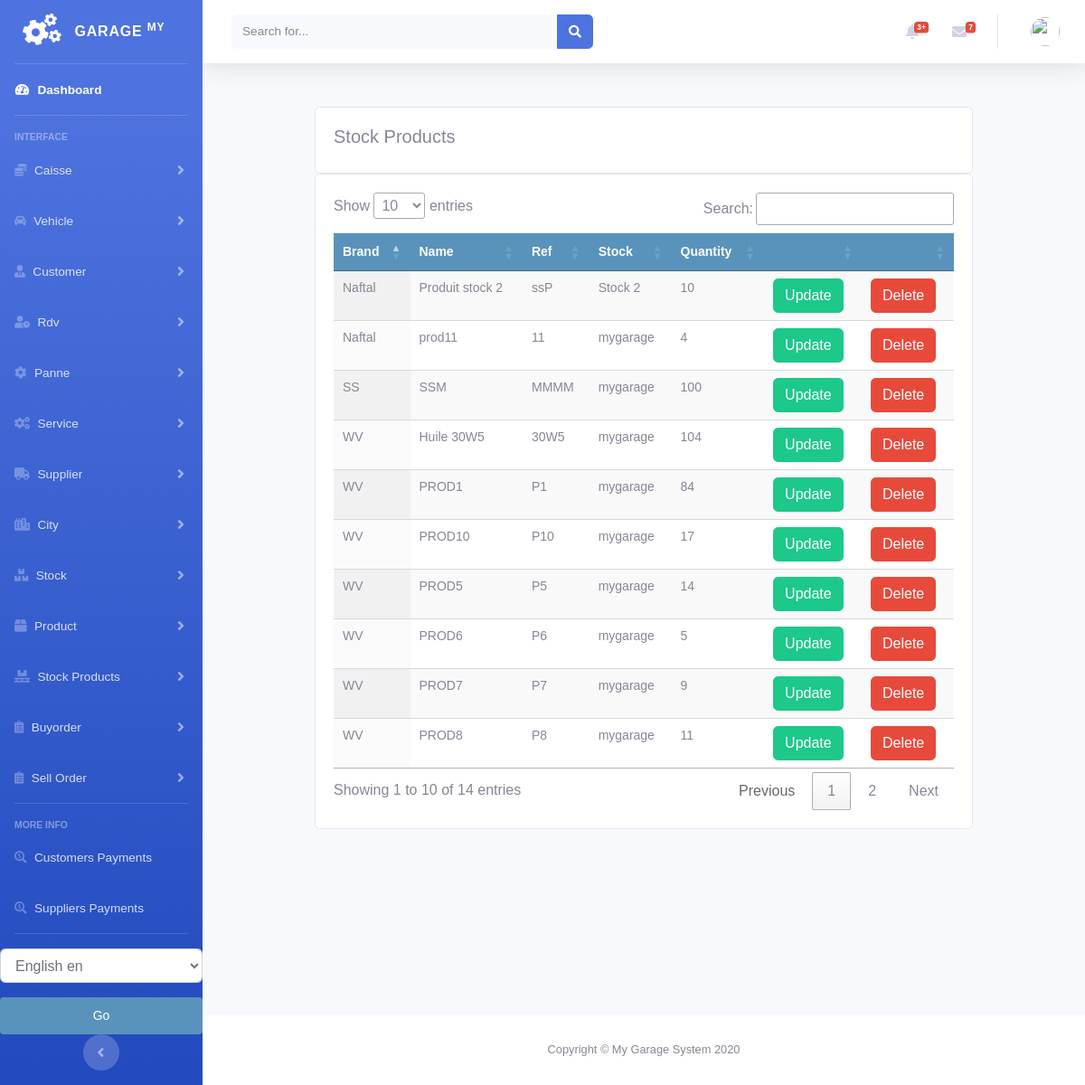
Page /stock/all_stockproduct_list on the earlier database version.
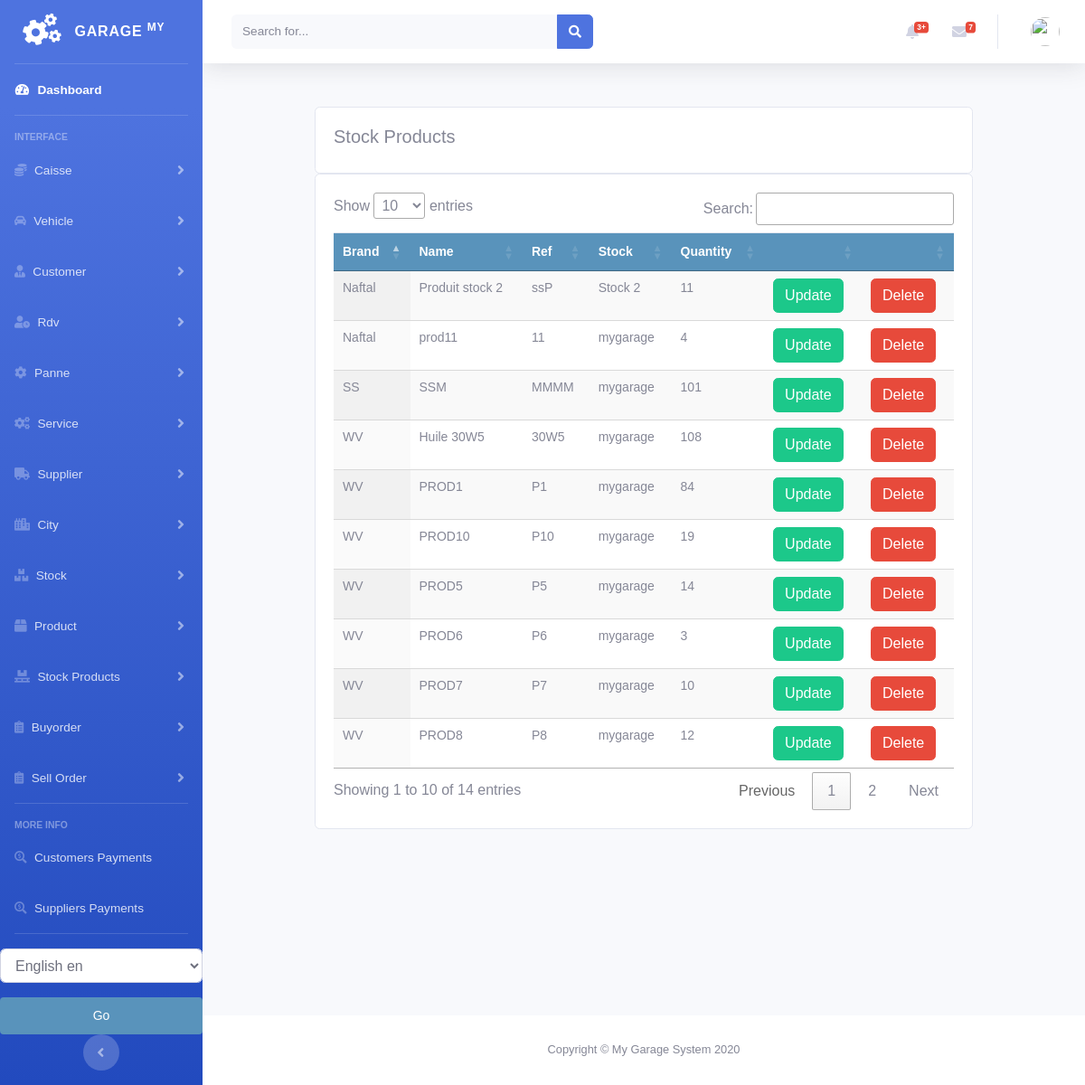
Same page on the later database version.
### stock/models.py (models this page shows, shortened)
class StockProduct(models.Model):
    product = models.ForeignKey(Product, null=True, on_delete=models.CASCADE)
    quantity = models.PositiveIntegerField(default=1)
    stock = models.ForeignKey(Stock, null=True, on_delete=models.CASCADE)
    class Meta:
        ordering = ('product',)
        verbose_name = 'stockproduct'
        verbose_name_plural = 'stockproducts'

class Stock(models.Model):
    name = models.CharField(max_length=250, null=True)
    class Meta:
        ordering = ('name',)
        verbose_name = 'stock'
        verbose_name_plural = 'stocks'
    def __str__(self):
        return self.name

### product/models.py (models this page shows, shortened)
class Product(models.Model):
    brand = models.CharField(max_length=250, null=True)
    name = models.CharField(max_length=250, null=True)
    ref = models.CharField(max_length=250, null=True)
    desc = models.CharField(max_length=250, null=True)
    image = models.ImageField(upload_to='products/%Y/%m/%d', blank=True, )
    buyprice = models.DecimalField(max_digits=10, null=True, decimal_places=2, default=0)
    sellprice = models.DecimalField(max_digits=10, null=True, decimal_places=2, default=0)
    alert_quantity = models.PositiveIntegerField(default=1, blank=True, null=True)
    stock = models.ForeignKey('stock.Stock', blank=True, null=True, on_delete=models.CASCADE)
    class Meta:
        ordering = ('name',)
        verbose_name = 'product'
        verbose_name_plural = 'products'

### stock/views.py (the view)
# urls.py: path('all_stockproduct_list', views.all_stockproduct_list, name='all_stockproduct_list'),
def all_stockproduct_list(request):
    stockproducts = StockProduct.objects.all().filter(quantity__gt=0)
    categories = Category.objects.all()
    context = {
        'categories': categories,
        'stockproducts': stockproducts,
    }
    return render(request, 'stockproduct/all_list_stockproduct.html', context)

### stock/templates/stockproduct/all_list_stockproduct.html (shortened to what this page needs)
{% extends 'home.html' %}
{% load static %}
{% load i18n %}
{% block content %}
<br>
<div class="container">
    <div class="row">
    <div class="col-md">
        <div class="card card-body">
            <h5>{% trans "Stock Products" %}</h5>
        </div>
        <div class="card card-body">
            <table id="table_id" class=" table display text-center">
              <thead>
              <tr>
                    <th>{% trans "Brand" %}</th>
                    <th>{% trans "Name" %}</th>
                    <th>{% trans "Ref" %}</th>
                    <th>{% trans "Stock" %}</th>
                    <th>{% trans "Quantity" %}</th>
                    <th></th>
                    <th></th>
                </tr>
              </thead>
                <tbody>
                {% for prod in stockproducts %}
                <tr>
                    <td>
                       {{prod.product.brand}}
                   </td>
                    <td>
                       {{prod.product.name}}
                   </td>
                    <td>
                       {{prod.product.ref}}
                   </td>
                    <td>
                       {{prod.stock}}
                   </td>
                    <td>
                       {{prod.quantity}}
                   </td>
                    <td>
                        <a class="btn btn-success " href="{% url 'stock:update_stockproduct' prod.id %}">{% trans "Update" %}</a>
                    </td>
                    <td>
                        <a class="btn btn-danger " href="{% url 'stock:delete_stockproduct' prod.id %}">{% trans "Delete" %}</a>
                    </td>
                </tr>
                {% endfor %}
                </tbody>
            </table>
        </div>
    </div>
</div>
</div>
{% endblock %}
{% block jsscript %}
<link rel="stylesheet" href="https://ajax.googleapis.com/ajax/libs/jqueryui/1.12.1/themes/smoothness/jquery-ui.css">
<link rel="stylesheet" href="https://cdnjs.cloudflare.com/ajax/libs/chosen/1.8.7/chosen.min.css"/>
<link rel="stylesheet" type="text/css" href="https://cdn.datatables.net/1.10.22/css/jquery.dataTables.css">
{% endblock %}

Differences in the rows shown:
changed StockProduct "Huile 30W5": quantity "104" → "108"
changed StockProduct "PROD10": quantity "17" → "19"
changed StockProduct "PROD6": quantity "5" → "3"
changed StockProduct "PROD7": quantity "9" → "10"
changed StockProduct "PROD8": quantity "11" → "12"
changed StockProduct "Produit stock 2": quantity "10" → "11"
changed StockProduct "SS": quantity "100" → "101"
